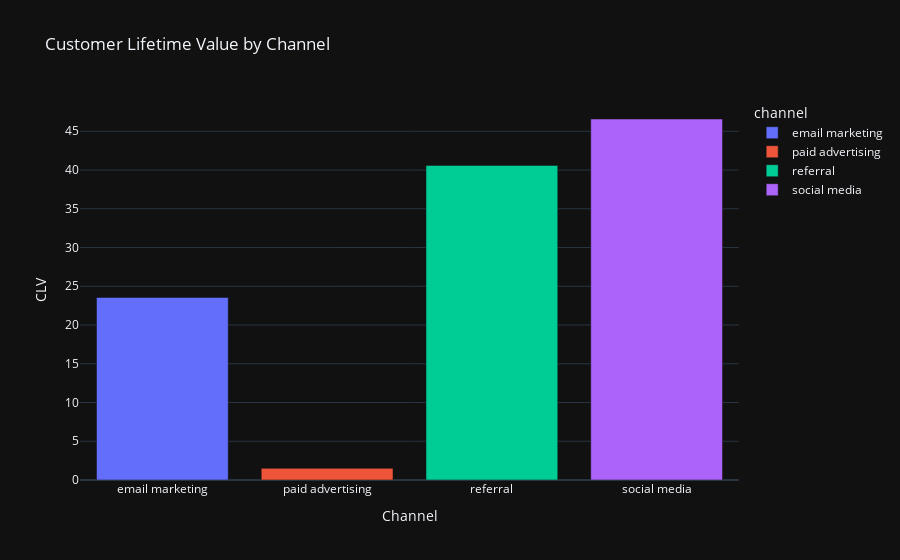

Notebook cell for this chart:
### Markdown cell above
Calculate the customer lifetime value from each channel with the following formula:

$$ 
CLV = (revenue - cost) * \frac{{conversion_-rate}}{cost} 
$$

### Code cell
# customer lifetime Value:

df_clv['clv'] = (df_clv['revenue'] - df_clv['cost']) * df_clv['conversion_rate'] / df_clv['cost']

channel_clv = df_clv.groupby('channel')['clv'].mean().reset_index()

fig = px.bar(channel_clv, x='channel', y='clv', color='channel',
             title='Customer Lifetime Value by Channel')

fig.update_xaxes(title='Channel')
fig.update_yaxes(title='CLV')

fig.show()

### Figure 1 — Plotly figure (JSON) as saved in the notebook; plotly's stock layout.template omitted (floating-point values rounded to 4 significant figures)
{"data": [{"alignmentgroup": "True", "hovertemplate": "channel=%{x}<br>clv=%{y}<extra></extra>", "legendgroup": "email marketing", "marker": {"color": "#636efa", "pattern": {"shape": ""}}, "name": "email marketing", "offsetgroup": "email marketing", "orientation": "v", "showlegend": true, "textposition": "auto", "type": "bar", "x": ["email marketing"], "xaxis": "x", "y": [23.56], "yaxis": "y"}, {"alignmentgroup": "True", "hovertemplate": "channel=%{x}<br>clv=%{y}<extra></extra>", "legendgroup": "paid advertising", "marker": {"color": "#EF553B", "pattern": {"shape": ""}}, "name": "paid advertising", "offsetgroup": "paid advertising", "orientation": "v", "showlegend": true, "textposition": "auto", "type": "bar", "x": ["paid advertising"], "xaxis": "x", "y": [1.501], "yaxis": "y"}, {"alignmentgroup": "True", "hovertemplate": "channel=%{x}<br>clv=%{y}<extra></extra>", "legendgroup": "referral", "marker": {"color": "#00cc96", "pattern": {"shape": ""}}, "name": "referral", "offsetgroup": "referral", "orientation": "v", "showlegend": true, "textposition": "auto", "type": "bar", "x": ["referral"], "xaxis": "x", "y": [40.6], "yaxis": "y"}, {"alignmentgroup": "True", "hovertemplate": "channel=%{x}<br>clv=%{y}<extra></extra>", "legendgroup": "social media", "marker": {"color": "#ab63fa", "pattern": {"shape": ""}}, "name": "social media", "offsetgroup": "social media", "orientation": "v", "showlegend": true, "textposition": "auto", "type": "bar", "x": ["social media"], "xaxis": "x", "y": [46.58], "yaxis": "y"}], "layout": {"barmode": "relative", "legend": {"title": {"text": "channel"}, "tracegroupgap": 0}, "title": {"text": "Customer Lifetime Value by Channel"}, "xaxis": {"anchor": "y", "categoryarray": ["email marketing", "paid advertising", "referral", "social media"], "categoryorder": "array", "domain": [0, 1], "title": {"text": "Channel"}}, "yaxis": {"anchor": "x", "domain": [0, 1], "title": {"text": "CLV"}}}}
